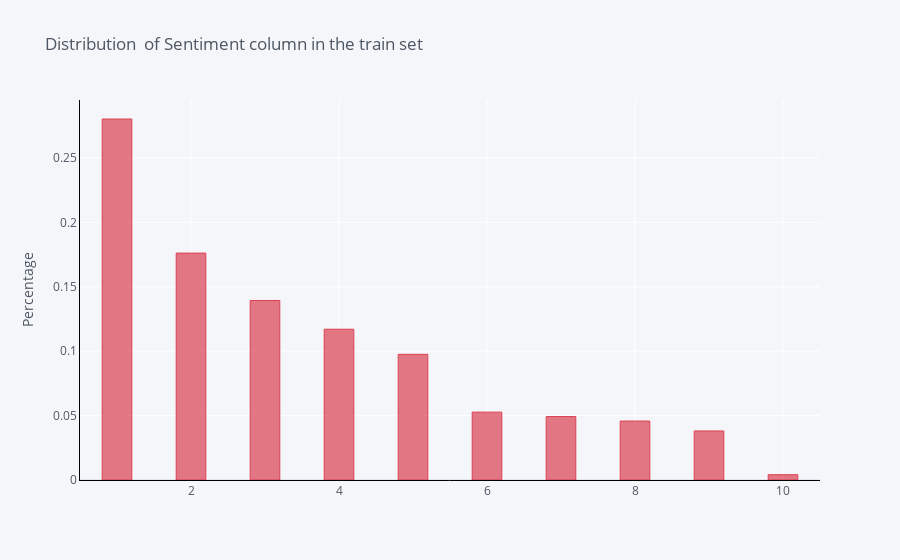

The cell this chart's notebook holds for it:
### Code cell
train['target'].value_counts(normalize=True).iplot(kind='bar',
                                                      yTitle='Percentage', 
                                                      linecolor='black', 
                                                      opacity=0.7,
                                                      color='red',
                                                      theme='pearl',
                                                      bargap=0.6,
                                                      gridcolor='white',
                                                      title='Distribution  of Sentiment column in the train set')

### Figure 1 — Plotly figure (JSON) as saved in the notebook; plotly's stock layout.template omitted (floating-point values rounded to 4 significant figures)
{"data": [{"marker": {"color": "rgba(219, 64, 82, 0.7)", "line": {"color": "rgba(219, 64, 82, 1.0)", "width": 1}}, "name": "proportion", "orientation": "v", "text": "", "type": "bar", "x": [1, 2, 3, 4, 5, 6, 7, 8, 9, 10], "y": [0.2802, 0.1761, 0.1393, 0.117, 0.09753, 0.05266, 0.04924, 0.04575, 0.03808, 0.004114]}], "layout": {"bargap": 0.6, "legend": {"bgcolor": "#F5F6F9", "font": {"color": "#4D5663"}}, "paper_bgcolor": "#F5F6F9", "plot_bgcolor": "#F5F6F9", "title": {"font": {"color": "#4D5663"}, "text": "Distribution  of Sentiment column in the train set"}, "xaxis": {"gridcolor": "white", "linecolor": "black", "showgrid": true, "tickfont": {"color": "#4D5663"}, "title": {"font": {"color": "#4D5663"}, "text": ""}, "zerolinecolor": "#E1E5ED"}, "yaxis": {"gridcolor": "white", "linecolor": "black", "showgrid": true, "tickfont": {"color": "#4D5663"}, "title": {"font": {"color": "#4D5663"}, "text": "Percentage"}, "zerolinecolor": "#E1E5ED"}}}
